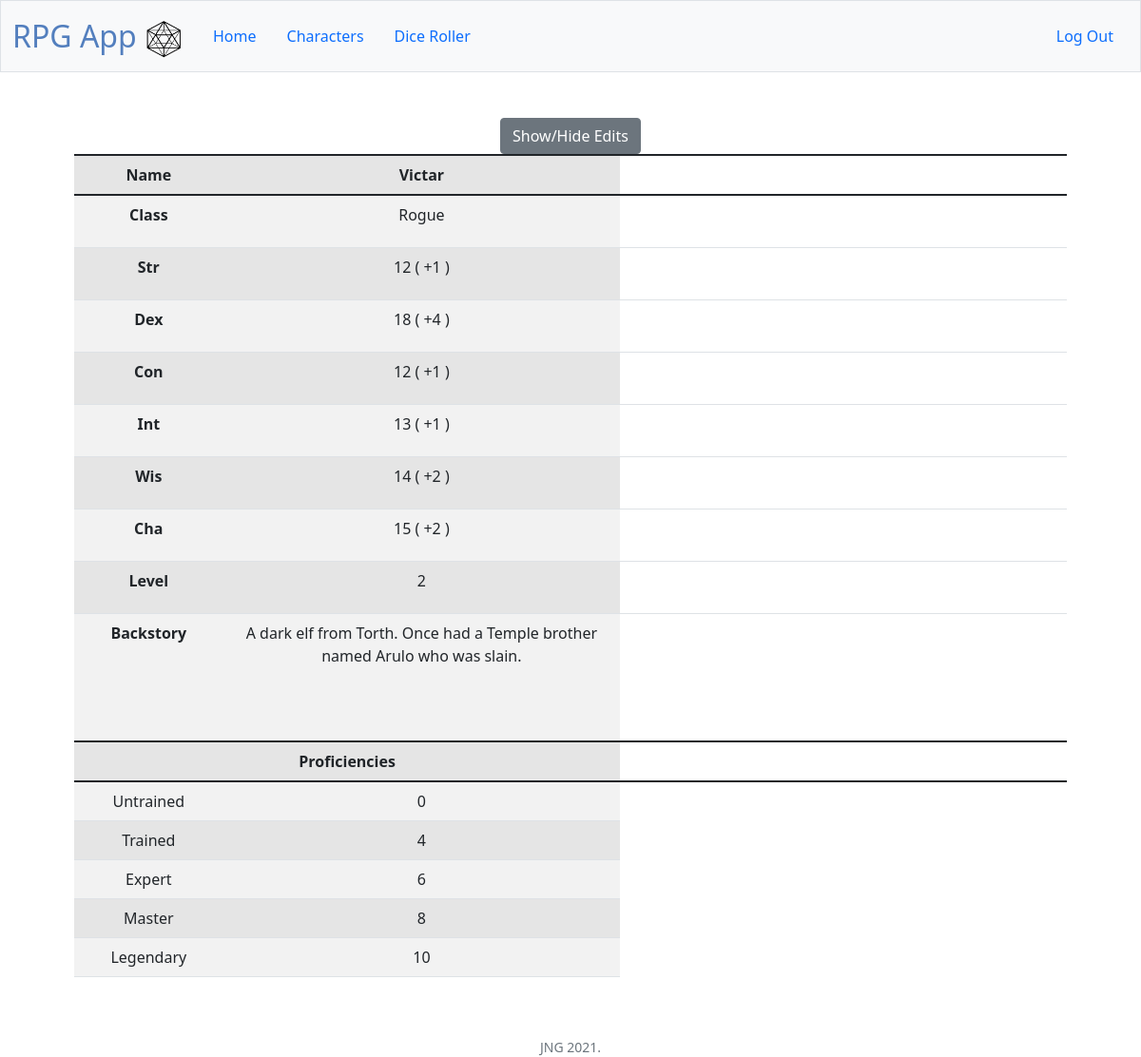
/character/Victar (signed in), run on the app's committed database.
### tables this page shows
CREATE TABLE characters (characterid INTEGER PRIMARY KEY NOT NULL, playerid INTEGER REFERENCES users, Name VARCHAR(255), Class VARCHAR(255), Str INT, Dex INT, Con INT, Int INT, Wis INT, Cha INT, Level INT, Backstory VARCHAR(255));

### PF2eApp.py (the view, shortened to what this page needs)
@app.route('/character/<name>', methods=["GET", "POST"])
def character(name):
    user = session["user_id"]
    name = scrub(name)
    user = scrub(user)
    query = "SELECT id FROM users WHERE username = '{}'".format(user)
    playerid = sqlselect(query)[0][0]
    con = sqlite3.connect('pathfinder.db')
    con.row_factory = dictfactory
    cur = con.cursor()
    cur.execute("SELECT * FROM characters WHERE name = '{}' AND playerid = {}".format(name, playerid))
    chardata = cur.fetchall()[0]
    cur.close()
    con.close()
    if request.method == "GET":
        chardata["Str Mod"] = floor((chardata["Str"] - 10)/2)
        chardata["Dex Mod"] = floor((chardata["Dex"] - 10)/2)
        chardata["Con Mod"] = floor((chardata["Con"] - 10)/2)
        chardata["Int Mod"] = floor((chardata["Int"] - 10)/2)
        chardata["Wis Mod"] = floor((chardata["Wis"] - 10)/2)
        chardata["Cha Mod"] = floor((chardata["Cha"] - 10)/2)
        proficiencies = {}
        proficiencies["Untrained"] = 0
        proficiencies["Trained"] = chardata["Level"] + 2
        proficiencies["Expert"] = chardata["Level"] + 4
        proficiencies["Master"] = chardata["Level"] + 6
        proficiencies["Legendary"] = chardata["Level"] + 8
        return render_template("viewcharacter.html", chardata = chardata, proficiencies = proficiencies)

### PF2eApp.py (called while the page is built)
@app.after_request
def after_request(response):
    response.headers["Cache-Control"] = "no-cache, no-store, must-revalidate"
    response.headers["Expires"] = 0
    response.headers["Pragma"] = "no-cache"
    return response

### helpers.py (called while the page is built)
def scrub(table_name):
    return ''.join( chr for chr in table_name if chr.isalnum() or chr == " " or chr == "." )

def sqlselect(query):
    con = sqlite3.connect('pathfinder.db')
    cur = con.cursor()
    cur.execute(query)
    rowcount = cur.rowcount
    if rowcount == 0:
        data = []
    else:
        data = cur.fetchall()
    cur.close()
    con.close()
    return data

def dictfactory(cursor, row):
    d = {}
    for idx, col in enumerate(cursor.description):
        d[col[0]] = row[idx]
    return d

### templates/viewcharacter.html (shortened to what this page needs)
{% extends "layout.html" %}
{% block main %}
<table class = "table table-striped table-hover table-active">
    <colgroup>
        <col>
        <col>
        <col class = "editcolumn border-0" id = "col" style = "width: 300px; visibility: hidden">
    </colgroup>
    <thead class="thead-dark">
        <tr>
            <th>Name</th>
            <th>{{ chardata["Name"] }}</th>
        </tr>
    </thead>
    {% for field in chardata %}
        {% if loop.index > 3 and loop.index < 13 %}
            <tr>
                <th scope="row" style = "width: 15%">{{ field }} </th>
                <td style = "width: 40%">
                    {{ chardata[field]|string }}
                    {% if field|length == 3 %}
                    (
                        {% if chardata[[field, ' Mod']|join] > 0 %}
                            {{ ['+',chardata[[field, ' Mod']|join]]|join }}
                        {% else %}
                            {{ ['',chardata[[field, ' Mod']|join]]|join }}
                        {% endif %}
                    )
                    {% endif %}
                </td>
            </tr>
        {% endif %}
    {% endfor %}
    <thead>
        <th colspan = "2" style = "text-align: center">Proficiencies</th>
    </thead>
    {% for name, prof in proficiencies.items() %}
    <tr>
        <td>{{name}}</td>
        <td>{{prof}}</td>
    </tr>
    {% endfor %}
    <tr>
        <button onclick="editcolumn()" class = "btn btn-secondary">Show/Hide Edits</button>
    </tr>
</table>
{% endblock %}

### templates/layout.html (shortened to what this page needs)
<!DOCTYPE html>
<html lang="en">
    <head>
        <link href="https://cdn.jsdelivr.net/npm/bootstrap@5.1.3/dist/css/bootstrap.min.css" rel="stylesheet">
        <link href="/static/styles.css" rel="stylesheet">
    </head>
    <body>
        <nav class="navbar navbar-expand-md navbar-light bg-light border">
            <div class="container-fluid">
                <a class="navbar-brand" href="/"><span class="blue">RPG App <img src="/static/d20.png" alt="D20 Die" width="40" height="40"> </span></a>
                <div class="collapse navbar-collapse" id="navbar">
                    {% if session.user_id %}
                    <ul class="nav nav-pills me-auto" id="navbar left">
                        <li class="nav-item">
                            <a class="nav-link" href="/home">Home</a>
                        </li>
                        <li class="nav-item">
                            <a class="nav-link" href="/characters">Characters</a>
                        </li>
                        <li class="nav-item">
                            <a class="nav-link" href="/dice">Dice Roller</a>
                        </li>
                    </ul>
                    <ul class="nav nav-pills ms-auto" id="navbar right">
                        <li class="nav-item">
                            <a class="nav-link" href="/logout">Log Out</a>
                        </li>
                    </ul>
                    {% endif %}
                </div>
            </div>
        </nav>
        <main class="container p-5">
            {% block main %}{% endblock %}
        </main>
        <footer class="small text-center text-muted">
            JNG 2021.
        </footer>
    </body>
</html>

### static/styles.css (style rules this page uses)
nav .navbar-brand { font-size: xx-large; }
nav .navbar-brand .blue { color: #537fbe; }
main { overflow-x: auto; text-align: center; }

### data on the page
characters: Name "Victar", Class "Rogue" "12" "18" "12" "13" "14" "15" "2" "A dark elf from Torth. Once had a Temple brother named Arulo who was slain."

### other printed values
{{ field }} "Class" "Str" "Dex" "Con" "Int" "Wis" "Cha" "Level" "Backstory"
{{ ['+',chardata[[field, ' Mod']|join]]|join }} "+1" "+4" "+1" "+1" "+2" "+2"
{{ name }} "Untrained" "Trained" "Expert" "Master" "Legendary"
{{ prof }} "0" "4" "6" "8" "10"
